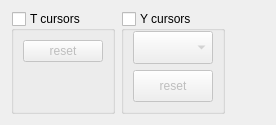
           <widget class="QWidget" name="cursorsTab">
            <attribute name="title">
             <string>cursors</string>
            </attribute>
            <layout class="QHBoxLayout" name="horizontalLayout_6">
             <item>
              <widget class="QGroupBox" name="cursorTGroup">
               <property name="toolTip">
                <string>enable time cursors (click and drag to move)</string>
               </property>
               <property name="title">
                <string>T cursors</string>
               </property>
               <property name="checkable">
                <bool>true</bool>
               </property>
               <property name="checked">
                <bool>false</bool>
               </property>
               <layout class="QVBoxLayout" name="verticalLayout_8">
                <item>
                 <widget class="QPushButton" name="cursorTReset">
                  <property name="sizePolicy">
                   <sizepolicy hsizetype="Minimum" vsizetype="Minimum">
                    <horstretch>0</horstretch>
                    <verstretch>0</verstretch>
                   </sizepolicy>
                  </property>
                  <property name="minimumSize">
                   <size>
                    <width>0</width>
                    <height>0</height>
                   </size>
                  </property>
                  <property name="toolTip">
                   <string>reset time cursor values within view</string>
                  </property>
                  <property name="text">
                   <string>reset</string>
                  </property>
                 </widget>
                </item>
                <item>
                 <spacer name="verticalSpacer">
                  <property name="orientation">
                   <enum>Qt::Vertical</enum>
                  </property>
                  <property name="sizeHint" stdset="0">
                   <size>
                    <width>20</width>
                    <height>40</height>
                   </size>
                  </property>
                 </spacer>
                </item>
               </layout>
              </widget>
             </item>
             <item>
              <widget class="QGroupBox" name="cursorYGroup">
               <property name="toolTip">
                <string>enable Y axis cursors (click and drag to move)</string>
               </property>
               <property name="title">
                <string>Y cursors</string>
               </property>
               <property name="checkable">
                <bool>true</bool>
               </property>
               <property name="checked">
                <bool>false</bool>
               </property>
               <layout class="QVBoxLayout" name="verticalLayout_11">
                <property name="topMargin">
                 <number>0</number>
                </property>
                <item>
                 <widget class="QComboBox" name="cursorYPlot">
                  <property name="sizePolicy">
                   <sizepolicy hsizetype="Preferred" vsizetype="Minimum">
                    <horstretch>0</horstretch>
                    <verstretch>0</verstretch>
                   </sizepolicy>
                  </property>
                  <property name="minimumSize">
                   <size>
                    <width>0</width>
                    <height>20</height>
                   </size>
                  </property>
                  <property name="toolTip">
                   <string>select Y cursor plot row,column</string>
                  </property>
                  <property name="whatsThis">
                   <string/>
                  </property>
                  <property name="frame">
                   <bool>true</bool>
                  </property>
                 </widget>
                </item>
                <item>
                 <widget class="QPushButton" name="cursorYReset">
                  <property name="sizePolicy">
                   <sizepolicy hsizetype="Minimum" vsizetype="Minimum">
                    <horstretch>0</horstretch>
                    <verstretch>0</verstretch>
                   </sizepolicy>
                  </property>
                  <property name="minimumSize">
                   <size>
                    <width>0</width>
                    <height>0</height>
                   </size>
                  </property>
                  <property name="toolTip">
                   <string>reset Y cursor values within view</string>
                  </property>
                  <property name="text">
                   <string>reset</string>
                  </property>
                 </widget>
                </item>
               </layout>
              </widget>
             </item>
             <item>
              <spacer name="horizontalSpacer_5">
               <property name="orientation">
                <enum>Qt::Horizontal</enum>
               </property>
               <property name="sizeHint" stdset="0">
                <size>
                 <width>40</width>
                 <height>20</height>
                </size>
               </property>
              </spacer>
             </item>
            </layout>
           </widget>
